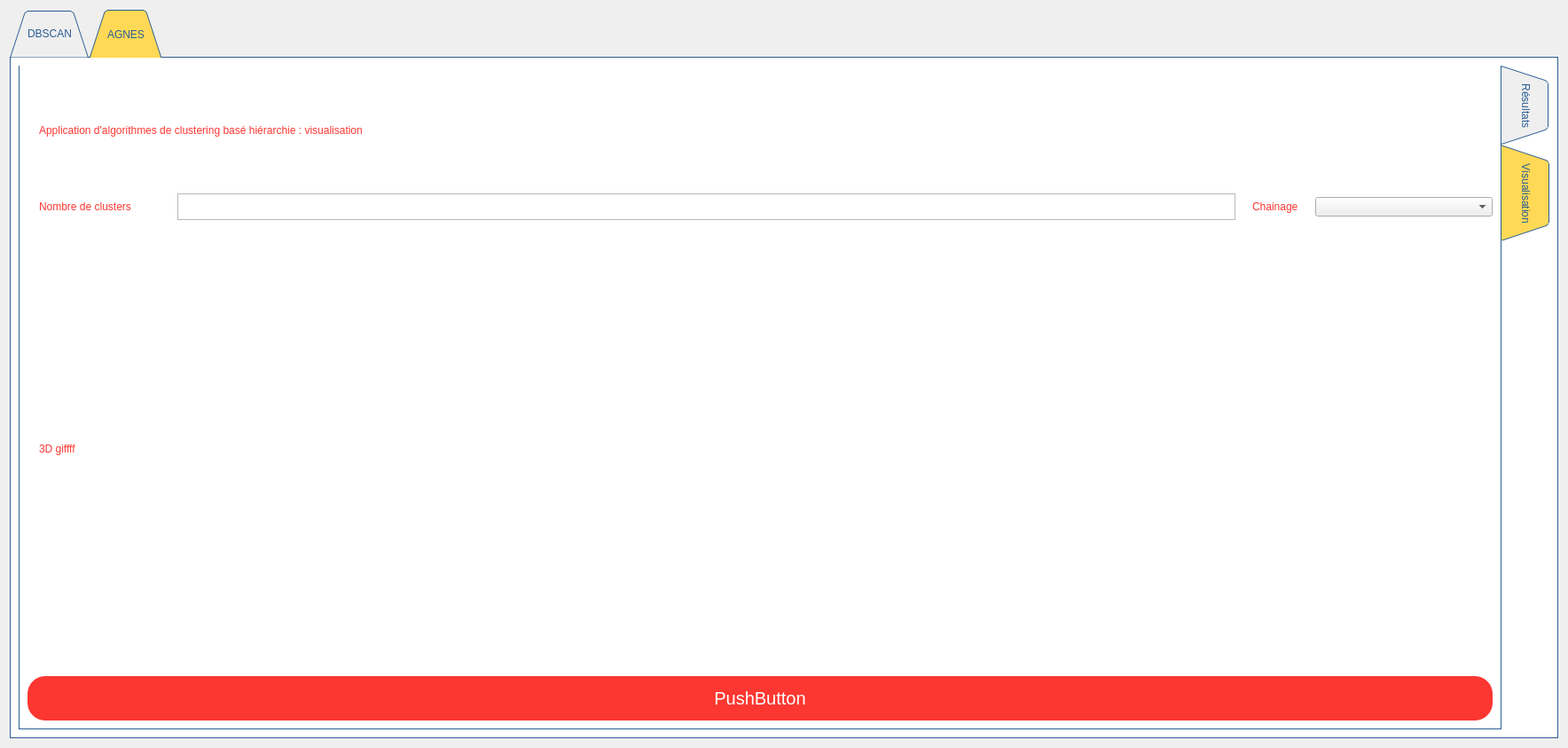
<?xml version="1.0" encoding="UTF-8"?>
<ui version="4.0">
 <class>Form</class>
 <widget class="QWidget" name="Form">
  <property name="windowModality">
   <enum>Qt::NonModal</enum>
  </property>
  <property name="geometry">
   <rect>
    <x>0</x>
    <y>0</y>
    <width>1768</width>
    <height>843</height>
   </rect>
  </property>
  <property name="maximumSize">
   <size>
    <width>1768</width>
    <height>16777215</height>
   </size>
  </property>
  <property name="windowTitle">
   <string>Data Mining Project Part 1</string>
  </property>
  <property name="styleSheet">
   <string notr="true"/>
  </property>
  <layout class="QGridLayout" name="gridLayout_3">
   <item row="0" column="0">
    <layout class="QGridLayout" name="gridLayout_2">
     <item row="0" column="0">
      <widget class="QTabWidget" name="tabWidget">
       <property name="styleSheet">
        <string notr="true">QTabWidget::pane {
  border: 1px solid rgb(43, 93, 147);
  top:-1px; 
  background: white;
} 

QTabBar::tab {
  background: rgb(255, 217, 86); 
  decoration:none;
  border: 5px dashed rgb(255, 217, 86); 
  padding: 15px;
  color:rgb(43, 93, 147);
} 

QTabBar::tab:selected { 
  background: rgb(255, 217, 86); 
  margin-bottom: -1px; 
}
QLabel{
	color:rgb(252, 55, 49);
font: 87 28pt &quot;Aileron Heavy&quot;;
padding:10px;
}

</string>
       </property>
       <property name="tabShape">
        <enum>QTabWidget::Triangular</enum>
       </property>
       <property name="currentIndex">
        <number>1</number>
       </property>
       <property name="documentMode">
        <bool>false</bool>
       </property>
       <property name="tabsClosable">
        <bool>false</bool>
       </property>
       <property name="movable">
        <bool>true</bool>
       </property>
       <property name="tabBarAutoHide">
        <bool>false</bool>
       </property>
       <widget class="QWidget" name="tab">
        <attribute name="title">
         <string>DBSCAN</string>
        </attribute>
        <layout class="QHBoxLayout" name="horizontalLayout_2">
         <item>
          <layout class="QHBoxLayout" name="horizontalLayout">
           <item>
            <widget class="QTabWidget" name="tabWidget_2">
             <property name="styleSheet">
              <string notr="true">pane {
  border: 1px solid rgb(43, 93, 147);
  top:-1px; 
  background: white;
} 

tab {
  background: black; 
  decoration:none;
  border: 5px dashed black; 
  padding: 15px;
  color:rgb(43, 93, 147);
} 

tab:selected { 
  background: rgb(170, 170, 255); 
  margin-bottom: -1px; 
}</string>
             </property>
             <property name="tabPosition">
              <enum>QTabWidget::East</enum>
             </property>
             <property name="tabShape">
              <enum>QTabWidget::Triangular</enum>
             </property>
             <property name="currentIndex">
              <number>1</number>
             </property>
             <property name="elideMode">
              <enum>Qt::ElideLeft</enum>
             </property>
             <property name="movable">
              <bool>true</bool>
             </property>
             <property name="tabBarAutoHide">
              <bool>true</bool>
             </property>
             <widget class="QWidget" name="tab_5">
              <attribute name="title">
               <string>Résultats</string>
              </attribute>
              <layout class="QVBoxLayout" name="verticalLayout_2">
               <item>
                <widget class="QLabel" name="label">
                 <property name="styleSheet">
                  <string notr="true"/>
                 </property>
                 <property name="text">
                  <string>Application d'algorithmes de clustering basé densité : Résultats</string>
                 </property>
                </widget>
               </item>
               <item>
                <layout class="QVBoxLayout" name="verticalLayout">
                 <item>
                  <widget class="QTableView" name="tableView"/>
                 </item>
                 <item>
                  <widget class="QLabel" name="label_4">
                   <property name="styleSheet">
                    <string notr="true">font: 10pt &quot;MS Shell Dlg 2&quot;;</string>
                   </property>
                   <property name="text">
                    <string>Silouette Score</string>
                   </property>
                  </widget>
                 </item>
                 <item>
                  <widget class="QLineEdit" name="lineEdit_2">
                   <property name="minimumSize">
                    <size>
                     <width>0</width>
                     <height>30</height>
                    </size>
                   </property>
                   <property name="maximumSize">
                    <size>
                     <width>200</width>
                     <height>16777215</height>
                    </size>
                   </property>
                  </widget>
                 </item>
                </layout>
               </item>
              </layout>
             </widget>
             <widget class="QWidget" name="tab_7">
              <attribute name="title">
               <string>Visualisation</string>
              </attribute>
              <layout class="QVBoxLayout" name="verticalLayout_4">
               <item>
                <layout class="QVBoxLayout" name="verticalLayout_3">
                 <item>
                  <widget class="QLabel" name="label_2">
                   <property name="text">
                    <string>Application d'algorithmes de clustering basé densité : Visualisation</string>
                   </property>
                  </widget>
                 </item>
                 <item>
                  <layout class="QVBoxLayout" name="verticalLayout_5">
                   <item>
                    <layout class="QHBoxLayout" name="horizontalLayout_5">
                     <item>
                      <widget class="QLabel" name="label_5">
                       <property name="maximumSize">
                        <size>
                         <width>16777215</width>
                         <height>50</height>
                        </size>
                       </property>
                       <property name="styleSheet">
                        <string notr="true">font: 10pt &quot;MS Shell Dlg 2&quot;;</string>
                       </property>
                       <property name="text">
                        <string>Eps</string>
                       </property>
                      </widget>
                     </item>
                     <item>
                      <widget class="QTextEdit" name="textEdit">
                       <property name="maximumSize">
                        <size>
                         <width>16777215</width>
                         <height>30</height>
                        </size>
                       </property>
                      </widget>
                     </item>
                     <item>
                      <widget class="QLabel" name="label_3">
                       <property name="maximumSize">
                        <size>
                         <width>16777215</width>
                         <height>50</height>
                        </size>
                       </property>
                       <property name="styleSheet">
                        <string notr="true">font: 10pt &quot;MS Shell Dlg 2&quot;;</string>
                       </property>
                       <property name="text">
                        <string>MinPts</string>
                       </property>
                      </widget>
                     </item>
                     <item>
                      <widget class="QTextEdit" name="textEdit_2">
                       <property name="maximumSize">
                        <size>
                         <width>16777215</width>
                         <height>30</height>
                        </size>
                       </property>
                      </widget>
                     </item>
                    </layout>
                   </item>
                  </layout>
                 </item>
                </layout>
               </item>
               <item>
                <widget class="QLabel" name="label_6">
                 <property name="minimumSize">
                  <size>
                   <width>0</width>
                   <height>500</height>
                  </size>
                 </property>
                 <property name="text">
                  <string>3D model Gif</string>
                 </property>
                </widget>
               </item>
               <item>
                <widget class="QPushButton" name="pushButton">
                 <property name="minimumSize">
                  <size>
                   <width>0</width>
                   <height>50</height>
                  </size>
                 </property>
                 <property name="styleSheet">
                  <string notr="true">background-color:rgb(252, 55, 49);
color:white;
border-radius:20px;
font-size : 20px;</string>
                 </property>
                 <property name="text">
                  <string>Plus de visualisations</string>
                 </property>
                </widget>
               </item>
              </layout>
             </widget>
            </widget>
           </item>
          </layout>
         </item>
        </layout>
       </widget>
       <widget class="QWidget" name="tab_2">
        <attribute name="title">
         <string>AGNES</string>
        </attribute>
        <layout class="QHBoxLayout" name="horizontalLayout_4">
         <item>
          <layout class="QHBoxLayout" name="horizontalLayout_3">
           <item>
            <widget class="QTabWidget" name="tabWidget_3">
             <property name="tabPosition">
              <enum>QTabWidget::East</enum>
             </property>
             <property name="tabShape">
              <enum>QTabWidget::Triangular</enum>
             </property>
             <property name="currentIndex">
              <number>1</number>
             </property>
             <widget class="QWidget" name="tab_6">
              <attribute name="title">
               <string>Résultats</string>
              </attribute>
              <layout class="QVBoxLayout" name="verticalLayout_10">
               <item>
                <layout class="QVBoxLayout" name="verticalLayout_9">
                 <item>
                  <widget class="QLabel" name="label_7">
                   <property name="text">
                    <string>Application d'algorithmes de clustering basé hiérarchie: resultats</string>
                   </property>
                  </widget>
                 </item>
                </layout>
               </item>
               <item>
                <widget class="QTableView" name="tableView_5">
                 <property name="minimumSize">
                  <size>
                   <width>0</width>
                   <height>500</height>
                  </size>
                 </property>
                </widget>
               </item>
               <item>
                <widget class="QLabel" name="label_15">
                 <property name="styleSheet">
                  <string notr="true">font: 10pt &quot;MS Shell Dlg 2&quot;;</string>
                 </property>
                 <property name="text">
                  <string>Silouette Score</string>
                 </property>
                </widget>
               </item>
               <item>
                <widget class="QLineEdit" name="lineEdit">
                 <property name="minimumSize">
                  <size>
                   <width>0</width>
                   <height>30</height>
                  </size>
                 </property>
                 <property name="maximumSize">
                  <size>
                   <width>200</width>
                   <height>16777215</height>
                  </size>
                 </property>
                </widget>
               </item>
              </layout>
             </widget>
             <widget class="QWidget" name="tab_11">
              <attribute name="title">
               <string>Visualisation</string>
              </attribute>
              <layout class="QVBoxLayout" name="verticalLayout_12">
               <item>
                <layout class="QVBoxLayout" name="verticalLayout_11">
                 <item>
                  <widget class="QLabel" name="label_10">
                   <property name="text">
                    <string>Application d'algorithmes de clustering basé hiérarchie : visualisation</string>
                   </property>
                  </widget>
                 </item>
                 <item>
                  <layout class="QHBoxLayout" name="horizontalLayout_7">
                   <item>
                    <widget class="QLabel" name="label_11">
                     <property name="maximumSize">
                      <size>
                       <width>16777215</width>
                       <height>50</height>
                      </size>
                     </property>
                     <property name="styleSheet">
                      <string notr="true">font: 10pt &quot;MS Shell Dlg 2&quot;;</string>
                     </property>
                     <property name="text">
                      <string>Nombre de clusters</string>
                     </property>
                    </widget>
                   </item>
                   <item>
                    <widget class="QLabel" name="label_12">
                     <property name="maximumSize">
                      <size>
                       <width>150</width>
                       <height>50</height>
                      </size>
                     </property>
                     <property name="styleSheet">
                      <string notr="true">border-image: url(:/images/resources/network-chart.png);</string>
                     </property>
                     <property name="text">
                      <string/>
                     </property>
                    </widget>
                   </item>
                   <item>
                    <widget class="QTextEdit" name="textEdit_3">
                     <property name="maximumSize">
                      <size>
                       <width>16777215</width>
                       <height>30</height>
                      </size>
                     </property>
                    </widget>
                   </item>
                   <item>
                    <widget class="QLabel" name="label_14">
                     <property name="maximumSize">
                      <size>
                       <width>16777215</width>
                       <height>50</height>
                      </size>
                     </property>
                     <property name="styleSheet">
                      <string notr="true">font: 10pt &quot;MS Shell Dlg 2&quot;;</string>
                     </property>
                     <property name="text">
                      <string>Chainage</string>
                     </property>
                    </widget>
                   </item>
                   <item>
                    <widget class="QComboBox" name="comboBox">
                     <property name="minimumSize">
                      <size>
                       <width>200</width>
                       <height>0</height>
                      </size>
                     </property>
                    </widget>
                   </item>
                  </layout>
                 </item>
                </layout>
               </item>
               <item>
                <widget class="QLabel" name="label_13">
                 <property name="minimumSize">
                  <size>
                   <width>0</width>
                   <height>500</height>
                  </size>
                 </property>
                 <property name="styleSheet">
                  <string notr="true">font: 10pt &quot;MS Shell Dlg 2&quot;;</string>
                 </property>
                 <property name="text">
                  <string>3D giffff</string>
                 </property>
                </widget>
               </item>
               <item>
                <widget class="QPushButton" name="pushButton_2">
                 <property name="minimumSize">
                  <size>
                   <width>0</width>
                   <height>50</height>
                  </size>
                 </property>
                 <property name="styleSheet">
                  <string notr="true">background-color:rgb(252, 55, 49);
color:white;
border-radius:20px;
font-size : 20px;</string>
                 </property>
                 <property name="text">
                  <string>PushButton</string>
                 </property>
                </widget>
               </item>
              </layout>
             </widget>
            </widget>
           </item>
          </layout>
         </item>
        </layout>
       </widget>
      </widget>
     </item>
    </layout>
   </item>
  </layout>
 </widget>
 <resources/>
 <connections/>
</ui>
